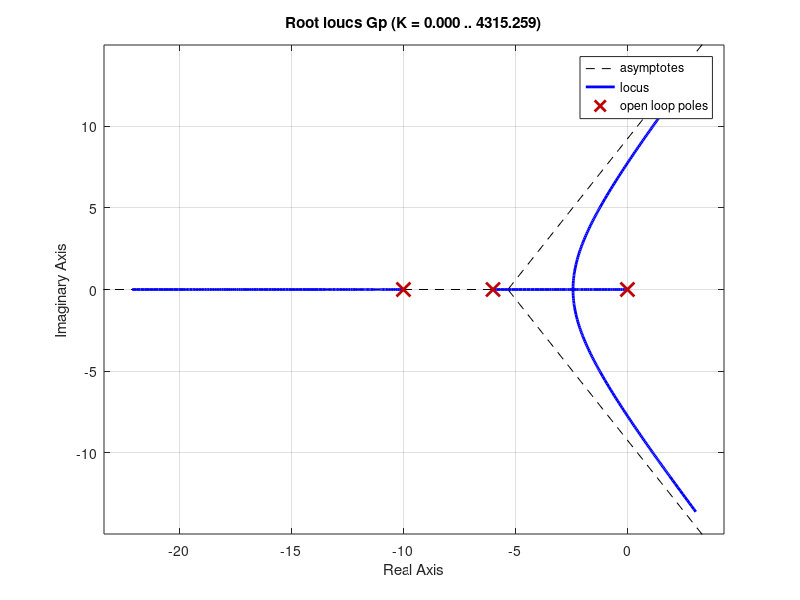
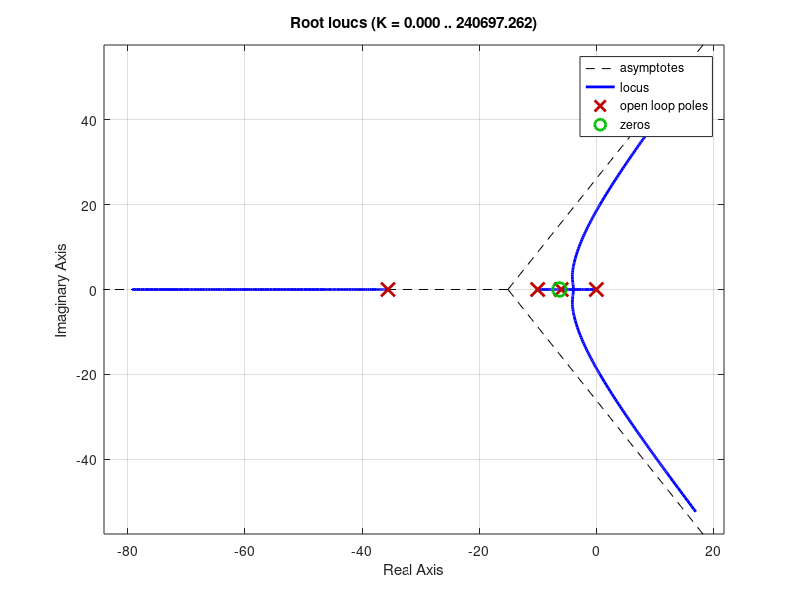
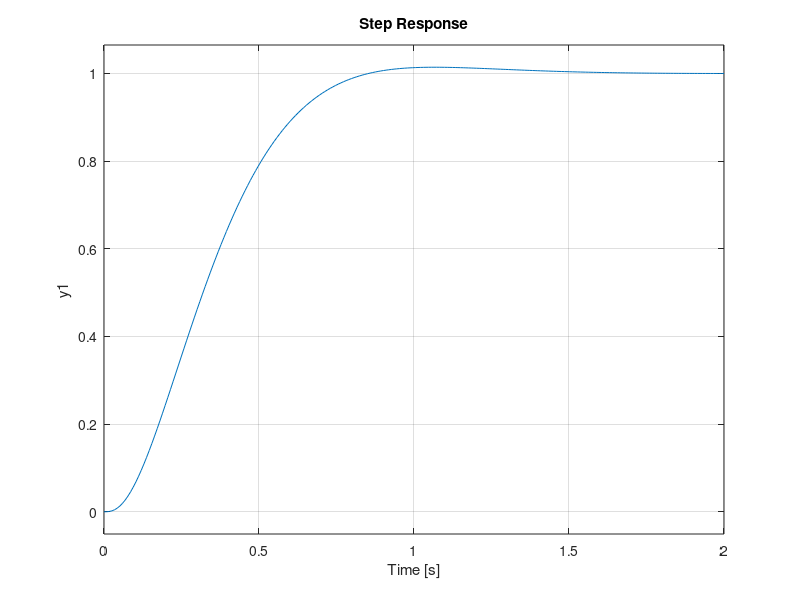
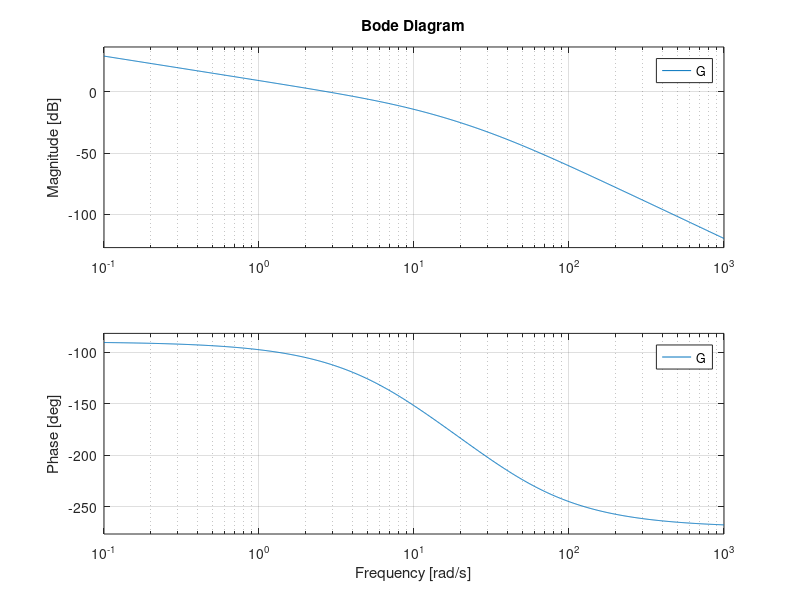

Recreate these plots in MATLAB, in order. (Note: this script raises an error after producing the figures.)
np =[1]
dp = conv([1 6 0],[1 10])
Gp = tf(np,dp)
figure(1)
rlocus(Gp)
nc = [1 6.3]
dc = [1 35.57]%condição de ângulo
Gc = tf(nc,dc)
%k = 2459.85 %calculo da condi��o de Módulo
k = 1000
G=k*Gc*Gp
gmf = G/(1+G)
figure(2)
rlocus(Gc*Gp)
figure(3)
step(gmf)
figure(4)
bode(G)
T=0.15/7.71
Gcz =c2d(Gc,T,'tustin')
Gpz =c2d(Gp,T,'tustin')
Gz = c2d(G,T,'tustin');
GmfZ = Gz/(1+Gz)
figure(5)
step(GmfZ)
figure(6)
rlocus(Gz)